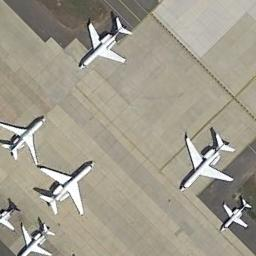
#> input picture Dataset/train/airplane/airplane_075.jpg, 256 x 256 px; its folder holds only this picture in this run
$ jupyter execute --allow-errors 03_advanced_image.ipynb   (older library calls are emulated)
#> lines starting #> are read from the running program, lines starting #| are printed output that depends on the picture; after the words box and inside, x2 and y2 are one past the last pixel; in counts of white or black regions, pixels touching at a corner belong together
# 03 - Phân tích nâng cao: PCA & Edge Detection

**Mục tiêu:** PCA eigenimages + Sobel/Canny edge detection, kèm thống kê so sánh.

**Dataset:** NWPU-RESISC45 (45 lớp, 256x256 pixel)

## 0. Setup

[cell 1]
import os, glob, warnings
import numpy as np
import pandas as pd
import matplotlib.pyplot as plt
import seaborn as sns
import cv2
from tqdm import tqdm
from scipy import stats
from sklearn.decomposition import PCA
from sklearn.preprocessing import StandardScaler

warnings.filterwarnings('ignore')
plt.rcParams.update({'figure.figsize': (12, 6), 'font.size': 11, 'figure.dpi': 100})
sns.set_style("whitegrid")

TRAIN_DIR = r"D:\DataMining\Dataset\train"
classes = sorted(os.listdir(TRAIN_DIR))
print(f"Loaded: {len(classes)} lop")

[cell 2]
def load_sample(n_per_class=20, target_classes=None, seed=42):
    np.random.seed(seed)
    target = target_classes or classes
    samples = []
    for cls in target:
        paths = glob.glob(os.path.join(TRAIN_DIR, cls, "*.jpg"))
        chosen = np.random.choice(paths, min(n_per_class, len(paths)), replace=False)
        for p in chosen:
            img = cv2.imread(p)
            img = cv2.cvtColor(img, cv2.COLOR_BGR2RGB)
            samples.append((img, cls))
    return samples

---
## 1. PCA đặc trưng ảnh

**H0:** Các lớp không phân tách được trên không gian PCA (PC1 mean không khác biệt).

**H1:** Ít nhất một cặp lớp phân tách được tren PC1.

[cell 3]
PCA_SIZE = 64
N_PCA_SAMPLE = 50

print(f"Loading {N_PCA_SAMPLE} anh/lop, resize {PCA_SIZE}x{PCA_SIZE}..")
pca_data = []
pca_labels = []

for cls in tqdm(classes, desc="Loading"):
    paths = glob.glob(os.path.join(TRAIN_DIR, cls, "*.jpg"))
    np.random.seed(42)
    chosen = np.random.choice(paths, min(N_PCA_SAMPLE, len(paths)), replace=False)
    for p in chosen:
        img = cv2.imread(p)
#> img is the input picture: shape (256, 256, 3); mean B, G, R 140.9, 155.2, 160.7
        img = cv2.cvtColor(img, cv2.COLOR_BGR2GRAY)
#> img: shape (256, 256)
        img = cv2.resize(img, (PCA_SIZE, PCA_SIZE))
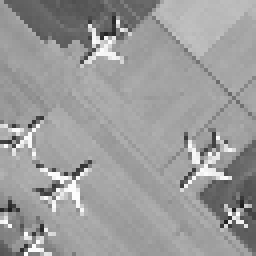
#> img: shape (64, 64) (shown 4 times larger); min 29, max 254, mean 155.4
        pca_data.append(img.ravel().astype(np.float32) / 255.0)
        pca_labels.append(cls)
#> pass 2 of the loop `for cls in tqdm(classes, desc="Loading"):`:
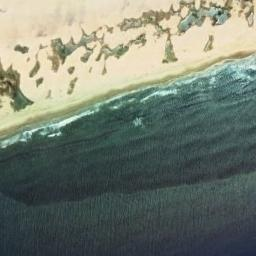
#> input picture Dataset/train/beach/beach_036.jpg, 256 x 256 px
#> img is the input picture: shape (256, 256, 3); mean B, G, R 112.6, 125.1, 117.1

X_pca = np.array(pca_data)
y_pca = np.array(pca_labels)
print(f"Ma tran PCA: {X_pca.shape} ({X_pca.shape[0]} anh x {X_pca.shape[1]} features)")
#| Ma tran PCA: (2, 4096) (2 anh x 4096 features)

[cell 4]
pca = PCA(n_components=min(100, X_pca.shape[0]-1))
X_pca_transformed = pca.fit_transform(X_pca)
#> X_pca_transformed = [10.64, -10.64]

cum_var = np.cumsum(pca.explained_variance_ratio_)
#> cum_var = [1]
n95 = np.argmax(cum_var >= 0.95) + 1
#> n95 = 1
n99 = np.argmax(cum_var >= 0.99) + 1 if cum_var[-1] >= 0.99 else ">100"
#> n99 = 1

print(f"Components cho 90% variance: {np.argmax(cum_var >= 0.90) + 1}")
#| Components cho 90% variance: 1
print(f"Components cho 95% variance: {n95}")
#| Components cho 95% variance: 1
print(f"Components cho 99% variance: {n99}")
#| Components cho 99% variance: 1
print(f"Top-10 cumulative: {cum_var[:10].round(4)}")
#| Top-10 cumulative: [1.]

[cell 5]
fig, axes = plt.subplots(1, 2, figsize=(14, 5))

axes[0].bar(range(1, 31), pca.explained_variance_ratio_[:30], color='#4C72B0', alpha=0.8)
axes[0].set_xlabel("Component")
axes[0].set_ylabel("Explained Variance Ratio")
axes[0].set_title("Scree Plot (top 30)")

axes[1].plot(range(1, len(cum_var)+1), cum_var, color='#4C72B0', linewidth=2)
axes[1].axhline(0.95, color='red', linestyle='--', alpha=0.6, label='95%')
axes[1].axhline(0.90, color='orange', linestyle='--', alpha=0.6, label='90%')
axes[1].axvline(n95, color='red', linestyle=':', alpha=0.4)
axes[1].set_xlabel("So components")
axes[1].set_ylabel("Cumulative Explained Variance")
axes[1].set_title("Cumulative Explained Variance")
axes[1].legend()

plt.tight_layout()
plt.show()
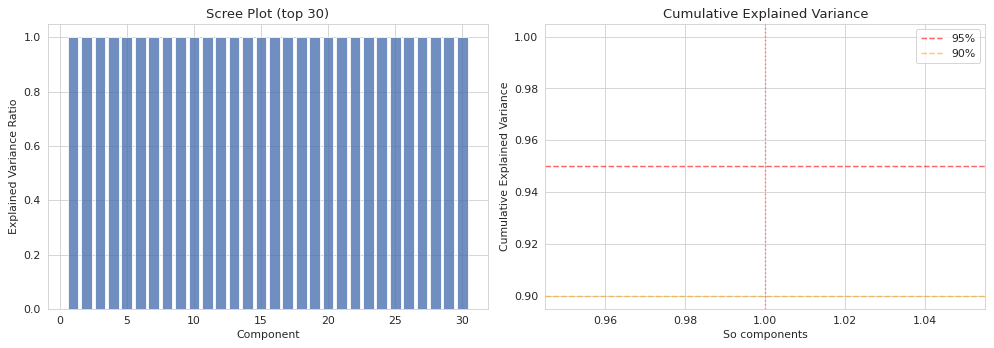
#> figure drawn by matplotlib, 2 panels

[cell 6]
fig, axes = plt.subplots(2, 5, figsize=(14, 5))
#> (the rest of this cell did not finish here and is left out)

[cell 7]
mean_img = X_pca.mean(axis=0).reshape(PCA_SIZE, PCA_SIZE)
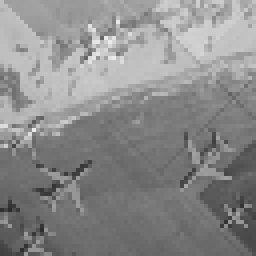
#> mean_img: shape (64, 64) float32 (shown 4 times larger); min 0.171, max 0.925, mean 0.543
fig, ax = plt.subplots(1, 1, figsize=(4, 4))
ax.imshow(mean_img, cmap='gray')
ax.set_title("Mean Image (toan dataset)")
ax.axis('off')
plt.tight_layout()
plt.show()

### Chọn 10 lớp đại diện cho 2D projection

Từ kết quả PCA, chọn 10 lớp có PC1 mean trải đều nhất (5 thấp nhất + 5 cao nhất)
để minh họa sự phân tách giữa các lớp trên không gian PCA.

[cell 8]
pc1_per_class = {}
for cls in classes:
    mask = y_pca == cls
    pc1_per_class[cls] = X_pca_transformed[mask, 0].mean()
#> after the loop, pc1_per_class = {'airplane': 10.64, 'beach': -10.64}

sorted_by_pc1 = sorted(pc1_per_class, key=pc1_per_class.get)
#> sorted_by_pc1 = ['beach', 'airplane']
REPR_CLASSES = sorted_by_pc1[:5] + sorted_by_pc1[-5:]
#> REPR_CLASSES = ['beach', 'airplane', 'beach', 'airplane']

print("10 lớp đại diện cho PCA 2D projection (5 PC1 thấp nhất + 5 cao nhất):")
for cls in REPR_CLASSES:
    print(f"  {cls}: PC1 mean = {pc1_per_class[cls]:.3f}")
#> this loop made 4 passes
#|   beach: PC1 mean = -10.639
#|   airplane: PC1 mean = 10.639
#|   beach: PC1 mean = -10.639
#|   airplane: PC1 mean = 10.639

[cell 9]
fig, ax = plt.subplots(figsize=(10, 8))
colors = plt.cm.tab10(np.linspace(0, 1, len(REPR_CLASSES)))
#> colors = [[0.122, 0.467, 0.706, 1], [0.839, 0.153, 0.157, 1], [0.89, 0.467, 0.761, 1], [0.0902, 0.745, 0.812, 1]]

#> (the rest of this cell did not finish here and is left out)

### Kiểm định: Các lớp có phân tách rõ trên PC1?

[cell 10]
groups_pc1 = [X_pca_transformed[y_pca == c, 0] for c in classes]
#> groups_pc1 = [[10.64], [-10.64]]

# Normality check (5 lớp mẫu)
print("Normality check (Shapiro-Wilk tren 5 lop dau):")
for cls in classes[:5]:
    vals = X_pca_transformed[y_pca == cls, 0]
    w, p = stats.shapiro(vals)
    print(f"  {cls}: W={w:.4f}, p={p:.4f} -> {'Normal' if p > 0.05 else 'KHÔNG normal'}")
#> this loop made 2 passes
#|   airplane: W=nan, p=nan -> KHÔNG normal
#|   beach: W=nan, p=nan -> KHÔNG normal

# Levene test
lev_s, lev_p = stats.levene(*groups_pc1)
#> lev_s = nan; lev_p = nan
print(f"\nLevene test: stat={lev_s:.2f}, p={lev_p:.2e} -> Variance {'KHÔNG đồng nhất' if lev_p < 0.05 else 'đồng nhất'}")
#| Levene test: stat=nan, p=nan -> Variance đồng nhất

# ANOVA
f_val, p_val = stats.f_oneway(*groups_pc1)
#> f_val = nan; p_val = nan
print(f"\nANOVA (PC1 ~ Class): F={f_val:.2f}, p={p_val:.2e} -> {'BÁC BỎ H0' if p_val < 0.05 else 'KHÔNG BÁC BỎ H0'}")
#| ANOVA (PC1 ~ Class): F=nan, p=nan -> KHÔNG BÁC BỎ H0

# Kruskal-Wallis
h_val, kw_p = stats.kruskal(*groups_pc1)
#> h_val = 1; kw_p = 0.317
print(f"Kruskal-Wallis: H={h_val:.2f}, p={kw_p:.2e} -> {'BÁC BỎ H0' if kw_p < 0.05 else 'KHÔNG BÁC BỎ H0'}")
#| Kruskal-Wallis: H=1.00, p=3.17e-01 -> KHÔNG BÁC BỎ H0

# Eta-squared
ss_between = sum(len(g) * (g.mean() - X_pca_transformed[:, 0].mean())**2 for g in groups_pc1)
#> ss_between = 226.4
ss_total = sum((x - X_pca_transformed[:, 0].mean())**2 for x in X_pca_transformed[:, 0])
#> ss_total = 226.4
eta_sq = ss_between / ss_total
#> eta_sq = 1
print(f"\nEta² = {eta_sq:.3f} (effect size: {'LỚN' if eta_sq>0.14 else 'TRUNG BÌNH' if eta_sq>0.06 else 'NHỎ'})")
#| Eta² = 1.000 (effect size: LỚN)
print(f"=> Lớp ảnh giải thích {eta_sq*100:.1f}% variance cua PC1")
#| => Lớp ảnh giải thích 100.0% variance cua PC1

---
## 2. Edge Detection (Sobel & Canny)

**H0:** Edge density không khác biệt giữa 45 lop.

**H1:** Ít nhất 1 cặp lop co edge density khac biet.

### Edge Density Analysis (toàn bộ 45 lớp)

[cell 11]
EDGE_SAMPLE = 30

print("Dang tinh edge density cho toan bo 45 lop..")
edge_data = []

for cls in tqdm(classes, desc="Edge density"):
    paths = glob.glob(os.path.join(TRAIN_DIR, cls, "*.jpg"))
    np.random.seed(42)
    chosen = np.random.choice(paths, min(EDGE_SAMPLE, len(paths)), replace=False)

    for p in chosen:
        img = cv2.imread(p, cv2.IMREAD_GRAYSCALE)
#> img: shape (256, 256); min 0, max 255, mean 155.2

        edges = cv2.Canny(img, 80, 160)
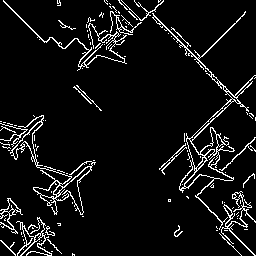
#> edges: shape (256, 256); 6.9% white in thin lines or dots
        density = edges.mean() / 255.0
#> density = 0.069

        sobel_x = cv2.Sobel(img, cv2.CV_64F, 1, 0, ksize=3)
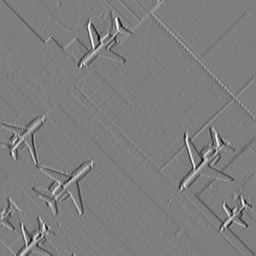
#> sobel_x: shape (256, 256) float64; min -869, max 891, mean -0.4; drawn with min black and max white
        sobel_y = cv2.Sobel(img, cv2.CV_64F, 0, 1, ksize=3)
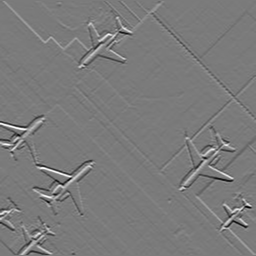
#> sobel_y: shape (256, 256) float64; min -822, max 881, mean 0.7; drawn with min black and max white
        sobel_mag = np.sqrt(sobel_x**2 + sobel_y**2).mean()
#> sobel_mag = 56.82

        edge_data.append({
            'class': cls,
            'canny_density': density,
            'sobel_magnitude': sobel_mag
        })
#> pass 2 of the loop `for cls in tqdm(classes, desc="Edge density"):`:
#> `edges = cv2.Canny(img, 80, 160)`:
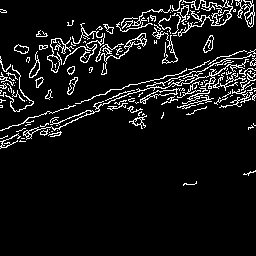
#> edges: shape (256, 256); 7.8% white in thin lines or dots, all inside (x1, y1, x2, y2) = (0, 0, 256, 186)
#> density = 0.0781
#> `sobel_y = cv2.Sobel(img, cv2.CV_64F, 0, 1, ksize=3)`:
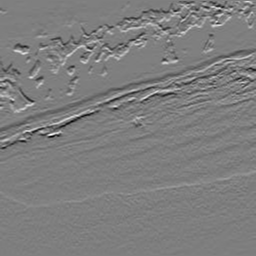
#> sobel_y: shape (256, 256) float64; min -589, max 591, mean -5; drawn with min black and max white
#> sobel_mag = 53.33

df_edge = pd.DataFrame(edge_data)
#> df_edge = table of 2 rows and 3 columns
print(f"\nEdge density (Canny): mean={df_edge['canny_density'].mean():.4f}, std={df_edge['canny_density'].std():.4f}")
#| Edge density (Canny): mean=0.0735, std=0.0065
print(f"Sobel magnitude:     mean={df_edge['sobel_magnitude'].mean():.1f}, std={df_edge['sobel_magnitude'].std():.1f}")
#| Sobel magnitude:     mean=55.1, std=2.5

[cell 12]
class_edge = df_edge.groupby('class')['canny_density'].mean().sort_values()

print("Top 5 edge density cao nhất:")
for cls, val in class_edge.tail(5).items():
    print(f"  {cls}: {val:.4f}")
#> this loop made 2 passes
#> (cls, val) on passes 1 to 2: ('airplane', 0.069), ('beach', 0.0781)
#|   airplane: 0.0690
#|   beach: 0.0781
print("\nTop 5 edge density thấp nhất:")
for cls, val in class_edge.head(5).items():
    print(f"  {cls}: {val:.4f}")

### Demo Edge Detection

Chọn 5 lớp đại diện từ kết quả edge density: 2 thấp nhất, 1 trung vị, 2 cao nhất.

[cell 13]
sorted_edge_classes = class_edge.index.tolist()
#> sorted_edge_classes = ['airplane', 'beach']
ne = len(sorted_edge_classes)
#> ne = 2
demo_pick = [0, 1, ne // 2, ne - 2, ne - 1]
#> demo_pick = [0, 1, 1, 0, 1]
demo_classes = [sorted_edge_classes[i] for i in demo_pick]
#> demo_classes = ['airplane', 'beach', 'beach', 'airplane', 'beach']

print("5 lop demo edge detection (chon tu sorted edge density):")
for cls in demo_classes:
    print(f"  {cls}: canny density = {class_edge[cls]:.4f}")
#> this loop made 5 passes
#|   airplane: canny density = 0.0690
#|   beach: canny density = 0.0781
#|   beach: canny density = 0.0781
#|   airplane: canny density = 0.0690
#|   beach: canny density = 0.0781

[cell 14]
demo_samples = load_sample(n_per_class=1, target_classes=demo_classes)
#> in load_sample, `target = target_classes or classes`: target has the same summary as demo_classes outside load_sample
#> pass 2 of the loop in load_sample, `for cls in target:`:

fig, axes = plt.subplots(5, 4, figsize=(14, 16))
axes[0][0].set_title("Original", fontsize=10)
axes[0][1].set_title("Sobel Combined", fontsize=10)
axes[0][2].set_title("Canny (low)", fontsize=10)
axes[0][3].set_title("Canny (high)", fontsize=10)

for row, (img, cls) in enumerate(demo_samples):
    gray = cv2.cvtColor(img, cv2.COLOR_RGB2GRAY)

    axes[row][0].imshow(img)
    axes[row][0].set_ylabel(cls, fontsize=10, rotation=0, labelpad=60)
    axes[row][0].axis('off')

    sobel_x = cv2.Sobel(gray, cv2.CV_64F, 1, 0, ksize=3)
    sobel_y = cv2.Sobel(gray, cv2.CV_64F, 0, 1, ksize=3)
    sobel_combined = np.sqrt(sobel_x**2 + sobel_y**2)
    sobel_combined = np.clip(sobel_combined / sobel_combined.max() * 255, 0, 255).astype(np.uint8)
    axes[row][1].imshow(sobel_combined, cmap='gray')
    axes[row][1].axis('off')

    canny_low = cv2.Canny(gray, 50, 100)
    axes[row][2].imshow(canny_low, cmap='gray')
    axes[row][2].axis('off')

    canny_high = cv2.Canny(gray, 100, 200)
    axes[row][3].imshow(canny_high, cmap='gray')
    axes[row][3].axis('off')
#> this loop made 5 passes
#> pass 1, `sobel_combined = np.sqrt(sobel_x**2 + sobel_y**2)`:
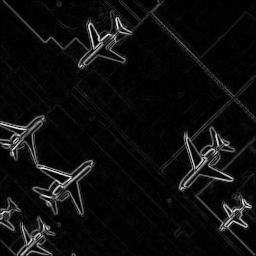
#> sobel_combined: shape (256, 256) float64; min 0, max 975.1, mean 56.8; drawn with min black and max white

plt.suptitle("Edge Detection: Sobel vs Canny (chon tu sorted edge density)", fontsize=14)
plt.tight_layout()
plt.show()
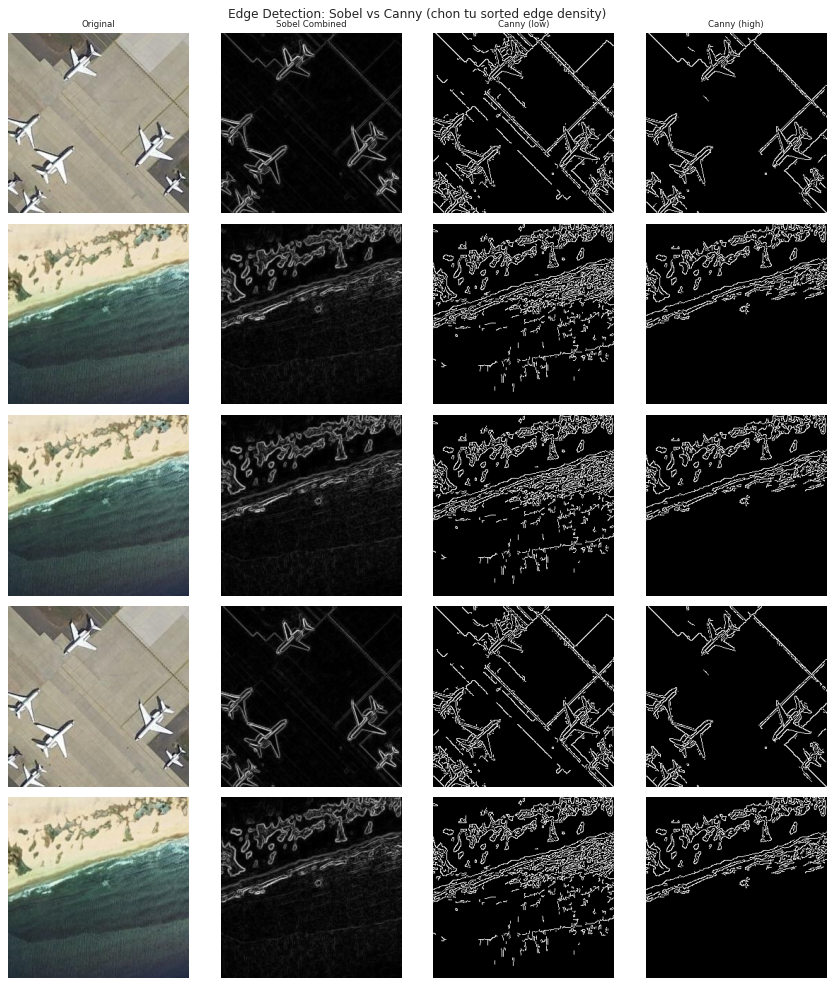
#> figure drawn by matplotlib, 20 panels

[cell 15]
top_bottom_edge = list(class_edge.index[:7]) + list(class_edge.index[-7:])
#> top_bottom_edge = ['airplane', 'beach', 'airplane', 'beach']
df_edge_sub = df_edge[df_edge['class'].isin(top_bottom_edge)]
#> df_edge_sub = table of 2 rows and 3 columns
order_edge = class_edge[class_edge.index.isin(top_bottom_edge)].index.tolist()
#> order_edge = ['airplane', 'beach']

fig, axes = plt.subplots(1, 2, figsize=(16, 5))

sns.boxplot(data=df_edge_sub, x='class', y='canny_density', order=order_edge,
            ax=axes[0], palette='RdYlGn_r')
axes[0].set_xticklabels(axes[0].get_xticklabels(), rotation=45, ha='right', fontsize=8)
axes[0].set_title("Canny Edge Density (7 thấp nhất + 7 cao nhất)")
axes[0].set_ylabel("Edge Density")

class_sobel = df_edge.groupby('class')['sobel_magnitude'].mean().sort_values()
tb_sobel = list(class_sobel.index[:7]) + list(class_sobel.index[-7:])
#> tb_sobel = ['beach', 'airplane', 'beach', 'airplane']
df_sobel_sub = df_edge[df_edge['class'].isin(tb_sobel)]
#> df_sobel_sub = table of 2 rows and 3 columns
order_sobel = class_sobel[class_sobel.index.isin(tb_sobel)].index.tolist()
#> order_sobel = ['beach', 'airplane']
sns.boxplot(data=df_sobel_sub, x='class', y='sobel_magnitude', order=order_sobel,
            ax=axes[1], palette='RdYlGn_r')
axes[1].set_xticklabels(axes[1].get_xticklabels(), rotation=45, ha='right', fontsize=8)
axes[1].set_title("Sobel Magnitude (7 thấp nhất + 7 cao nhất)")
axes[1].set_ylabel("Mean Sobel Magnitude")

plt.tight_layout()
plt.show()
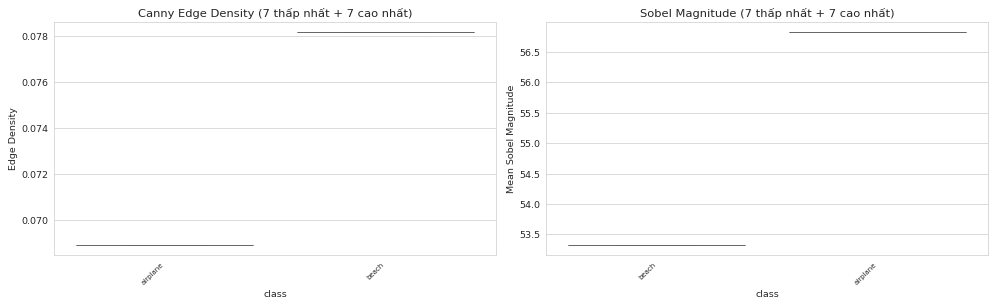
#> figure drawn by matplotlib, 2 panels

### Kiểm định: Edge density & Correlation

[cell 16]
# ANOVA + effect size
edge_groups = [df_edge[df_edge['class']==c]['canny_density'].values for c in classes]
#> edge_groups = [[0.069], [0.0781]]

lev_s, lev_p = stats.levene(*edge_groups)
print(f"Levene test: stat={lev_s:.2f}, p={lev_p:.2e} -> Variance {'KHÔNG đồng nhất' if lev_p < 0.05 else 'đồng nhất'}")
#| Levene test: stat=nan, p=nan -> Variance đồng nhất

f_edge, p_edge = stats.f_oneway(*edge_groups)
#> f_edge = nan; p_edge = nan
print(f"ANOVA (Canny density ~ Class): F={f_edge:.2f}, p={p_edge:.2e} -> {'BÁC BỎ H0' if p_edge < 0.05 else 'KHÔNG BÁC BỎ H0'}")
#| ANOVA (Canny density ~ Class): F=nan, p=nan -> KHÔNG BÁC BỎ H0

h_edge, kw_p_edge = stats.kruskal(*edge_groups)
#> h_edge = 1; kw_p_edge = 0.317
print(f"Kruskal-Wallis: H={h_edge:.2f}, p={kw_p_edge:.2e} -> {'BÁC BỎ H0' if kw_p_edge < 0.05 else 'KHÔNG BÁC BỎ H0'}")
#| Kruskal-Wallis: H=1.00, p=3.17e-01 -> KHÔNG BÁC BỎ H0

ss_b = sum(len(g)*(g.mean() - df_edge['canny_density'].mean())**2 for g in edge_groups)
#> ss_b = 4.22e-05
ss_t = sum((x - df_edge['canny_density'].mean())**2 for g in edge_groups for x in g)
#> ss_t = 4.22e-05
eta2 = ss_b / ss_t
#> eta2 = 1
print(f"Eta² = {eta2:.3f} (effect size: {'LỚN' if eta2>0.14 else 'TRUNG BÌNH' if eta2>0.06 else 'NHỎ'})")
#| Eta² = 1.000 (effect size: LỚN)

[cell 17]
# Correlation: Pearson (parametric) + Spearman (non-parametric)
r_pearson, p_pearson = stats.pearsonr(df_edge['canny_density'], df_edge['sobel_magnitude'])
#> r_pearson = -1; p_pearson = 1
r_spearman, p_spearman = stats.spearmanr(df_edge['canny_density'], df_edge['sobel_magnitude'])
#> r_spearman = -1; p_spearman = nan

print(f"Pearson  (linear):    r={r_pearson:.4f}, p={p_pearson:.2e}")
#| Pearson  (linear):    r=-1.0000, p=1.00e+00
print(f"Spearman (monotonic): rho={r_spearman:.4f}, p={p_spearman:.2e}")
#| Spearman (monotonic): rho=-1.0000, p=nan
print(f"\n=> Cả 2 đều {'tương quan MẠNH' if abs(r_pearson) > 0.7 else 'tương quan VỪA' if abs(r_pearson) > 0.4 else 'tương quan YẾU'}")
#| => Cả 2 đều tương quan MẠNH
print(f"   Sobel và Canny đo cùng 1 hiện tượng (edge/gradient) bằng cách khác nhau")

[cell 18]
class_edge_stats = df_edge.groupby('class').agg({'canny_density': 'mean', 'sobel_magnitude': 'mean'}).reset_index()
#> class_edge_stats = table of 2 rows and 3 columns

fig, ax = plt.subplots(figsize=(10, 7))
ax.scatter(class_edge_stats['canny_density'], class_edge_stats['sobel_magnitude'], s=50, alpha=0.7)
for _, row in class_edge_stats.iterrows():
    ax.annotate(row['class'], (row['canny_density'], row['sobel_magnitude']), fontsize=6, alpha=0.8)
#> this loop made 2 passes
ax.set_xlabel("Canny Edge Density")
ax.set_ylabel("Mean Sobel Magnitude")
ax.set_title("Canny Density vs Sobel Magnitude theo lop")

z = np.polyfit(class_edge_stats['canny_density'], class_edge_stats['sobel_magnitude'], 1)
#> z = [-379.7, 83]
xline = np.linspace(class_edge_stats['canny_density'].min(), class_edge_stats['canny_density'].max(), 100)
#> xline = 100 values from 0.069 to 0.0781
ax.plot(xline, np.polyval(z, xline), 'r--', alpha=0.5, label=f'Pearson r={r_pearson:.3f}\nSpearman rho={r_spearman:.3f}')
ax.legend()
plt.tight_layout()
plt.show()
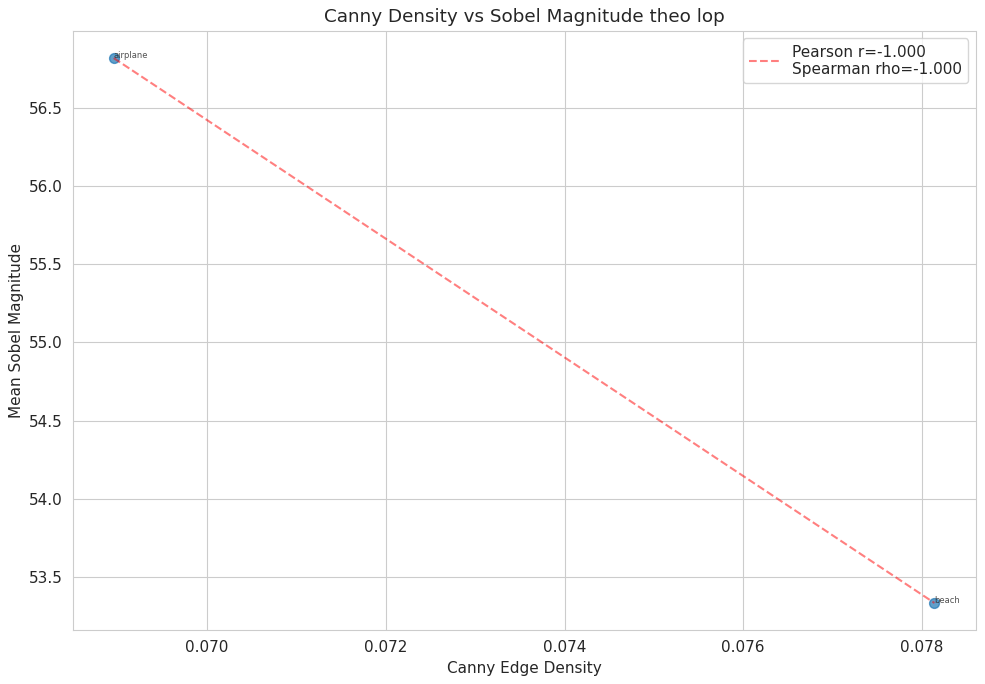
#> figure drawn by matplotlib, 1 panel; curve peaks at x = 0.069, y = 56.82

---
## 3. Tổng kết Phân tích nâng cao

[cell 19]
print("=" * 60)
print("TONG KET PHAN TICH NANG CAO")
print("=" * 60)
print()
print("1. PCA:")
print(f"   {n95} components giữ 95% variance (tu {PCA_SIZE*PCA_SIZE} features)")
#|    1 components giữ 95% variance (tu 4096 features)
print(f"   ANOVA PC1: F={f_val:.2f}, p={p_val:.2e}, Eta²={eta_sq:.3f}")
#|    ANOVA PC1: F=nan, p=nan, Eta²=1.000
print(f"   -> Các lớp PHÂN TÁCH được trên không gian PCA")
print()
print("2. EDGE DETECTION:")
print(f"   Canny density trung bình: {df_edge['canny_density'].mean():.4f}")
#|    Canny density trung bình: 0.0735
print(f"   ANOVA: F={f_edge:.2f}, Eta²={eta2:.3f} -> Các lớp khác biệt CÓ Ý NGHĨA")
#|    ANOVA: F=nan, Eta²=1.000 -> Các lớp khác biệt CÓ Ý NGHĨA
print(f"   Pearson r={r_pearson:.3f}, Spearman rho={r_spearman:.3f}")
#|    Pearson r=-1.000, Spearman rho=-1.000
print(f"   -> Sobel & Canny tương quan mạnh, đo cùng gradient/edge")
print("=" * 60)
